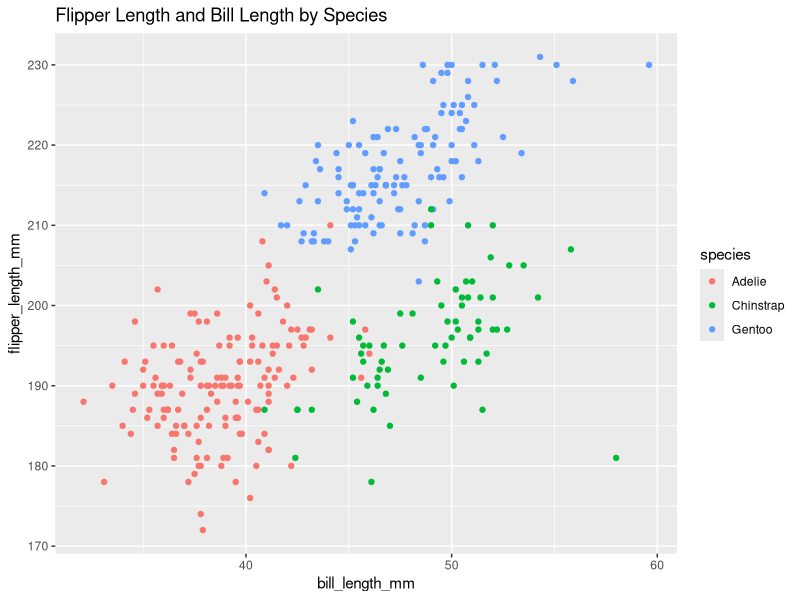
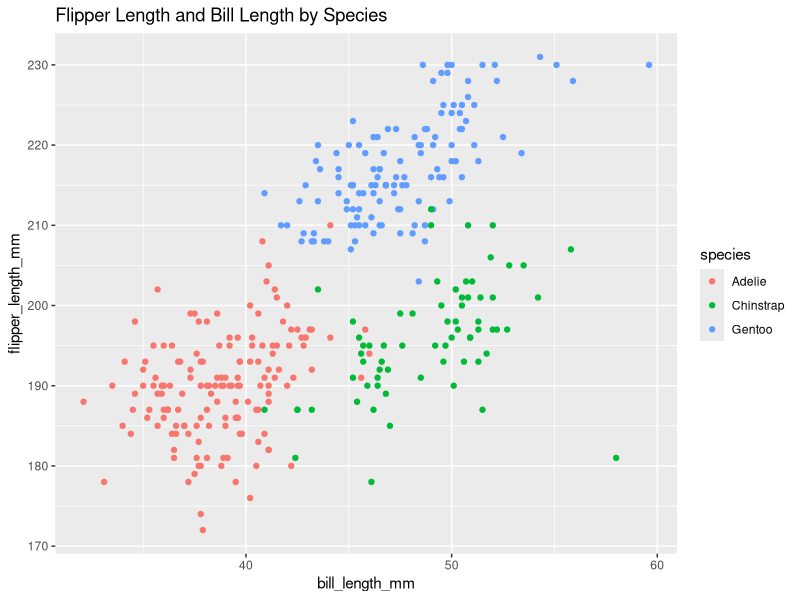

Recreate these plots in R, in order.
## ---- chunk 1
library(tidyverse)
## ---- chunk 2
prob1_df =
  tibble(
    samp = rnorm(10),
    samp_gt_0 = samp > 0, 
    char_vec = c("a", "b", "c", "d", "e", "f", "g", "h", "i", "j"), 
    factor_vec = factor(c("low", "low", "low", "mod", "mod", "mod", "mod", "high", "high", "high"))
)
## ---- chunk 3
mean(pull(prob1_df, samp))
mean(pull(prob1_df, samp_gt_0))
mean(pull(prob1_df, char_vec))
mean(pull(prob1_df, factor_vec))
## ---- chunk 4
data("penguins", package = "palmerpenguins")
## ---- chunk 5
ggplot (data = penguins, aes(x = bill_length_mm, y = flipper_length_mm, color = species)) + geom_point() + ggtitle("Flipper Length and Bill Length by Species")

ggsave("hw1_scatter_plot.pdf", height = 4, width = 6) 
